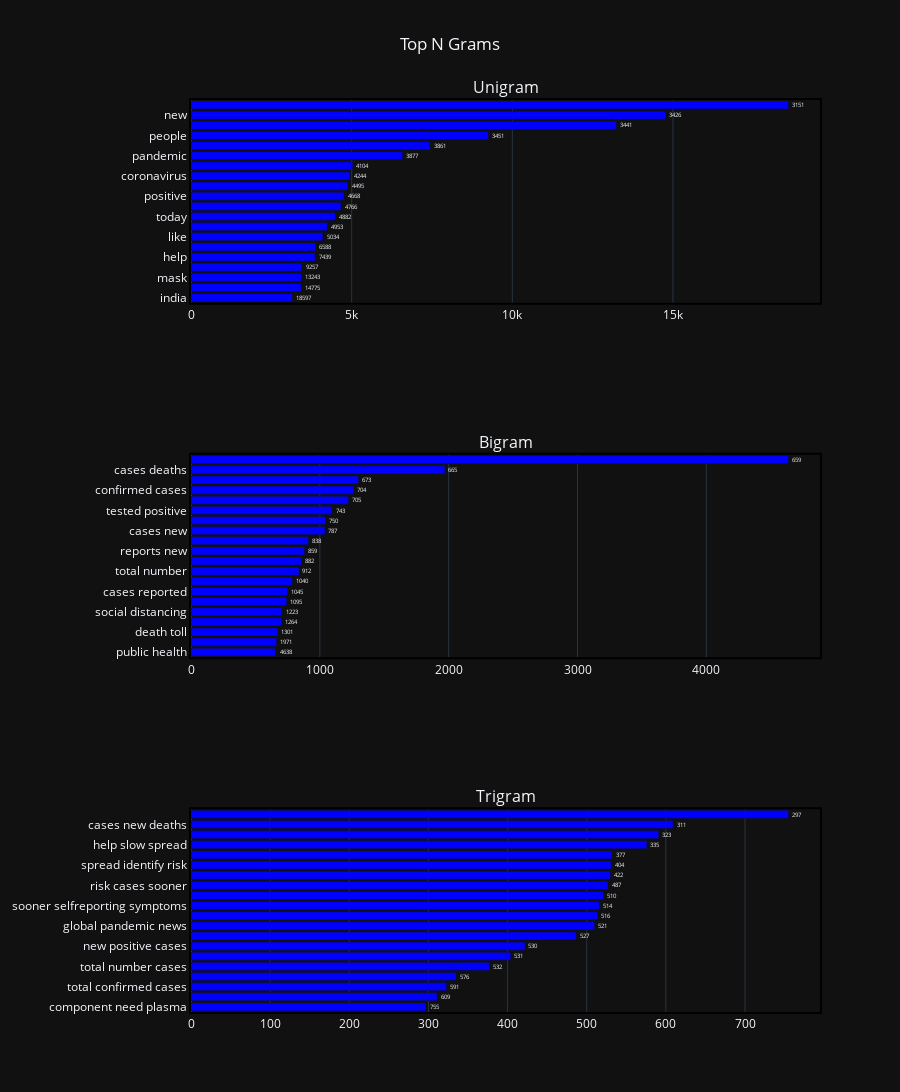

Notebook code for this chart:
### Code cell
fig = make_subplots(rows=3, cols=1,
                    subplot_titles=("Unigram","Bigram",'Trigram'),
                    specs=[[{"type": "scatter"}],[{"type": "scatter"}],[{"type": "scatter"}]])

fig.add_trace(go.Bar(
    y=unigram_df['text'][::-1],
    x=unigram_df['count'][::-1],
    marker={'color': "blue"},  
    text=unigram_df['count'],
    textposition = "outside",
    orientation="h",
    name="Months",
),row=1,col=1)

fig.add_trace(go.Bar(
    y=bigram_df['text'][::-1],
    x=bigram_df['count'][::-1],
    marker={'color': "blue"},  
    text=bigram_df['count'],
     name="Days",
    textposition = "outside",
    orientation="h",
),row=2,col=1)

fig.add_trace(go.Bar(
    y=trigram_df['text'][::-1],
    x=trigram_df['count'][::-1],
    marker={'color': "blue"},  
    text=trigram_df['count'],
     name="Days",
    orientation="h",
    textposition = "outside",
),row=3,col=1)

fig.update_xaxes(showline=True, linewidth=2, linecolor='black', mirror=True)
fig.update_yaxes(showline=True, linewidth=2, linecolor='black', mirror=True)
fig.update_layout(title_text='Top N Grams',xaxis_title=" ",yaxis_title=" ", showlegend=False,title_x=0.5,
                  height=1200,template="plotly_dark")
fig.show()

### Figure 1 — Plotly figure (JSON) as saved in the notebook; plotly's stock layout.template omitted (floating-point values rounded to 4 significant figures)
{"data": [{"marker": {"color": "blue"}, "name": "Months", "orientation": "h", "text": [18597, 14775, 13243, 9257, 7439, 6588, 5034, 4953, 4882, 4766, 4668, 4495, 4244, 4104, 3877, 3861, 3451, 3441, 3426, 3151], "textposition": "outside", "type": "bar", "x": [3151, 3426, 3441, 3451, 3861, 3877, 4104, 4244, 4495, 4668, 4766, 4882, 4953, 5034, 6588, 7439, 9257, 13243, 14775, 18597], "xaxis": "x", "y": ["india", "time", "mask", "world", "help", "day", "like", "need", "today", "total", "positive", "health", "coronavirus", "just", "pandemic", "deaths", "people", "covid", "new", "cases"], "yaxis": "y"}, {"marker": {"color": "blue"}, "name": "Days", "orientation": "h", "text": [4638, 1971, 1301, 1264, 1223, 1095, 1045, 1040, 912, 882, 859, 838, 787, 750, 743, 705, 704, 673, 665, 659], "textposition": "outside", "type": "bar", "x": [659, 665, 673, 704, 705, 743, 750, 787, 838, 859, 882, 912, 1040, 1045, 1095, 1223, 1264, 1301, 1971, 4638], "xaxis": "x2", "y": ["public health", "slow spread", "death toll", "global pandemic", "social distancing", "wear mask", "cases reported", "deaths reported", "total number", "new deaths", "reports new", "total cases", "cases new", "covid cases", "tested positive", "active cases", "confirmed cases", "positive cases", "cases deaths", "new cases"], "yaxis": "y2"}, {"marker": {"color": "blue"}, "name": "Days", "orientation": "h", "text": [755, 609, 591, 576, 532, 531, 530, 527, 521, 516, 514, 510, 487, 422, 404, 377, 335, 323, 311, 297], "textposition": "outside", "type": "bar", "x": [297, 311, 323, 335, 377, 404, 422, 487, 510, 514, 516, 521, 527, 530, 531, 532, 576, 591, 609, 755], "xaxis": "x3", "y": ["component need plasma", "positive cases deaths", "total confirmed cases", "ll deliver copy", "total number cases", "new cases deaths", "new positive cases", "cases deaths reported", "global pandemic news", "selfreporting symptoms daily", "sooner selfreporting symptoms", "cases sooner selfreporting", "risk cases sooner", "identify risk cases", "spread identify risk", "slow spread identify", "help slow spread", "reports new cases", "cases new deaths", "new cases new"], "yaxis": "y3"}], "layout": {"annotations": [{"font": {"size": 16}, "showarrow": false, "text": "Unigram", "x": 0.5, "xanchor": "center", "xref": "paper", "y": 1, "yanchor": "bottom", "yref": "paper"}, {"font": {"size": 16}, "showarrow": false, "text": "Bigram", "x": 0.5, "xanchor": "center", "xref": "paper", "y": 0.6111, "yanchor": "bottom", "yref": "paper"}, {"font": {"size": 16}, "showarrow": false, "text": "Trigram", "x": 0.5, "xanchor": "center", "xref": "paper", "y": 0.2222, "yanchor": "bottom", "yref": "paper"}], "height": 1200, "showlegend": false, "title": {"text": "Top N Grams", "x": 0.5}, "xaxis": {"anchor": "y", "domain": [0, 1], "linecolor": "black", "linewidth": 2, "mirror": true, "showline": true, "title": {"text": " "}}, "xaxis2": {"anchor": "y2", "domain": [0, 1], "linecolor": "black", "linewidth": 2, "mirror": true, "showline": true}, "xaxis3": {"anchor": "y3", "domain": [0, 1], "linecolor": "black", "linewidth": 2, "mirror": true, "showline": true}, "yaxis": {"anchor": "x", "domain": [0.7778, 1], "linecolor": "black", "linewidth": 2, "mirror": true, "showline": true, "title": {"text": " "}}, "yaxis2": {"anchor": "x2", "domain": [0.3889, 0.6111], "linecolor": "black", "linewidth": 2, "mirror": true, "showline": true}, "yaxis3": {"anchor": "x3", "domain": [0, 0.2222], "linecolor": "black", "linewidth": 2, "mirror": true, "showline": true}}}
